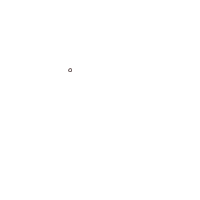
Frame 1 (no input)
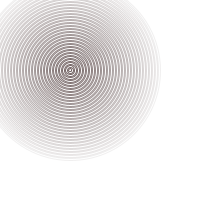
Frame 60 (the mouse pressed at the canvas centre just before this capture)
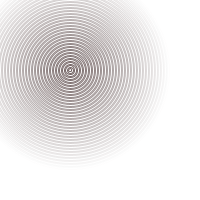
Frame 120 (the mouse held since frame 60 and released just before this capture)

The Processing sketch that drew these frames (run headless with seeded random() and noise(); from frame 60 on, the mouse is pressed at the canvas centre):

// Processing sketch: processing_22285
// ── processing_22285.pde


float x = 0.0;
float y = 0.0;
 
void setup(){
  size (200, 200);
  fill (100, 160, 140);
  noStroke();
  smooth();
  background(255);
}
 
void draw(){
  frameRate(60);
  x += 3;
  y = -x + 200;
  stroke(70, 50, 50, y);
  noFill();
  ellipse(70, 70, x, x);
  if (x > 360){
    x = 0;
  
  
  }
}
                
